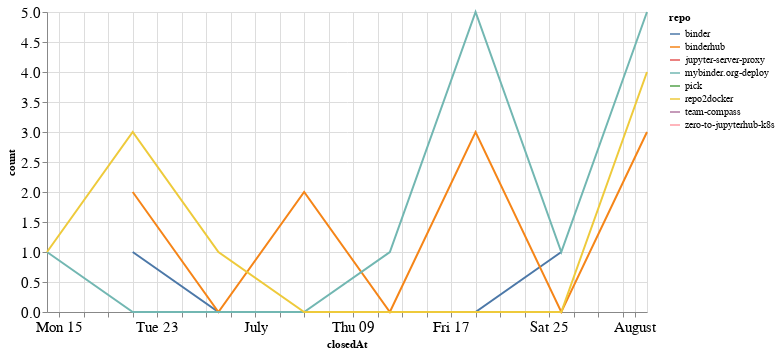

Source (notebook cell):
### Code cell
closed_by_time = closed_by.groupby('repo').resample('W', on='closedAt').count()['author'].reset_index()
closed_by_time = closed_by_time.rename(columns={'author': 'count'})

alt.Chart(closed_by_time, width=600).mark_line().encode(
    x='closedAt',
    y='count',
    color='repo',
    tooltip="repo"
)

### Figure 1 — Vega-Lite specification as saved in the notebook (floating-point values rounded to 4 significant figures)
{"config": {"axisLeft": {"labelFontSize": 15}, "axisBottom": {"labelFontSize": 15}}, "data": {"name": "data-eb699ea9b7004d88695785b07976f374"}, "mark": "line", "encoding": {"color": {"type": "nominal", "field": "repo"}, "tooltip": {"type": "nominal", "field": "repo"}, "x": {"type": "temporal", "field": "closedAt"}, "y": {"type": "quantitative", "field": "count"}}, "width": 600, "$schema": "https://vega.github.io/schema/vega-lite/v4.8.1.json", "datasets": {"data-eb699ea9b7004d88695785b07976f374": [{"repo": "binder", "closedAt": "2020-06-21T00:00:00", "count": 1}, {"repo": "binder", "closedAt": "2020-06-28T00:00:00", "count": 0}, {"repo": "binder", "closedAt": "2020-07-05T00:00:00", "count": 0}, {"repo": "binder", "closedAt": "2020-07-12T00:00:00", "count": 0}, {"repo": "binder", "closedAt": "2020-07-19T00:00:00", "count": 0}, {"repo": "binder", "closedAt": "2020-07-26T00:00:00", "count": 1}, {"repo": "binderhub", "closedAt": "2020-06-21T00:00:00", "count": 2}, {"repo": "binderhub", "closedAt": "2020-06-28T00:00:00", "count": 0}, {"repo": "binderhub", "closedAt": "2020-07-05T00:00:00", "count": 2}, {"repo": "binderhub", "closedAt": "2020-07-12T00:00:00", "count": 0}, {"repo": "binderhub", "closedAt": "2020-07-19T00:00:00", "count": 3}, {"repo": "binderhub", "closedAt": "2020-07-26T00:00:00", "count": 0}, {"repo": "binderhub", "closedAt": "2020-08-02T00:00:00", "count": 3}, {"repo": "jupyter-server-proxy", "closedAt": "2020-06-14T00:00:00", "count": 1}, {"repo": "mybinder.org-deploy", "closedAt": "2020-06-14T00:00:00", "count": 1}, {"repo": "mybinder.org-deploy", "closedAt": "2020-06-21T00:00:00", "count": 0}, {"repo": "mybinder.org-deploy", "closedAt": "2020-06-28T00:00:00", "count": 0}, {"repo": "mybinder.org-deploy", "closedAt": "2020-07-05T00:00:00", "count": 0}, {"repo": "mybinder.org-deploy", "closedAt": "2020-07-12T00:00:00", "count": 1}, {"repo": "mybinder.org-deploy", "closedAt": "2020-07-19T00:00:00", "count": 5}, {"repo": "mybinder.org-deploy", "closedAt": "2020-07-26T00:00:00", "count": 1}, {"repo": "mybinder.org-deploy", "closedAt": "2020-08-02T00:00:00", "count": 5}, {"repo": "pick", "closedAt": "2020-06-14T00:00:00", "count": 1}, {"repo": "repo2docker", "closedAt": "2020-06-14T00:00:00", "count": 1}, {"repo": "repo2docker", "closedAt": "2020-06-21T00:00:00", "count": 3}, {"repo": "repo2docker", "closedAt": "2020-06-28T00:00:00", "count": 1}, {"repo": "repo2docker", "closedAt": "2020-07-05T00:00:00", "count": 0}, {"repo": "repo2docker", "closedAt": "2020-07-12T00:00:00", "count": 0}, {"repo": "repo2docker", "closedAt": "2020-07-19T00:00:00", "count": 0}, {"repo": "repo2docker", "closedAt": "2020-07-26T00:00:00", "count": 0}, {"repo": "repo2docker", "closedAt": "2020-08-02T00:00:00", "count": 4}, {"repo": "team-compass", "closedAt": "2020-06-28T00:00:00", "count": 1}, {"repo": "zero-to-jupyterhub-k8s", "closedAt": "2020-07-26T00:00:00", "count": 1}]}}
